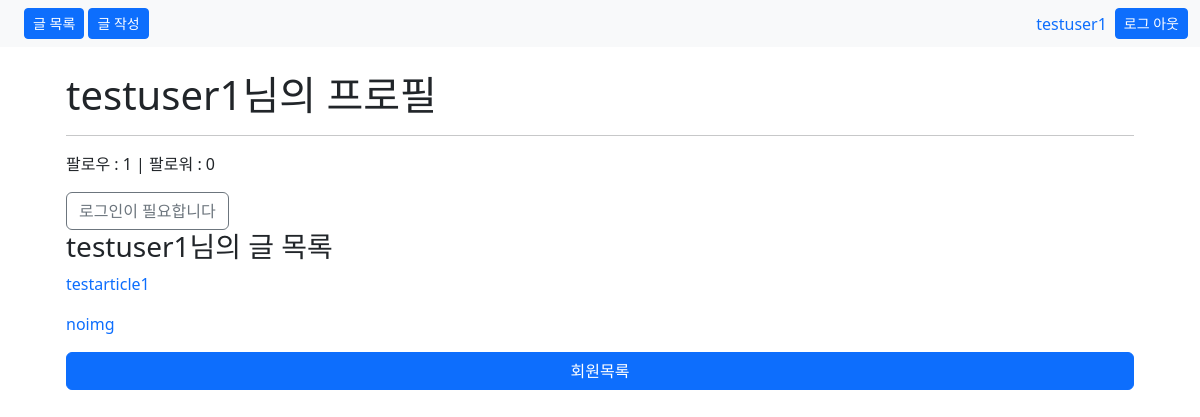
Screenshot of /accounts/1/ with the database file from the repository.
### accounts/models.py (models this page shows)
class User(AbstractUser):
    followings = models.ManyToManyField(
        "self", symmetrical=False, related_name="followers"
    )

### reviews/models.py (models this page shows)
class Review(models.Model):
    user = models.ForeignKey(settings.AUTH_USER_MODEL, on_delete=models.CASCADE)
    title = models.CharField(max_length=80)
    content = models.TextField()
    image = ProcessedImageField(
        upload_to="images/",
        blank=True,
        processors=[ResizeToFill(1200, 960)],
        format="JPEG",
        options={"quality": 80},
    )
    like_users = models.ManyToManyField(
        settings.AUTH_USER_MODEL, related_name="like_reviews"
    )

### accounts/views.py (the view)
# urls.py: path("<int:pk>/", views.detail, name="detail"),
def detail(request, pk):
    user = get_user_model().objects.get(pk=pk)
    reviews = Review.objects.all()
    context = {
        "user": user,
        "reviews": reviews,
    }
    return render(request, "accounts/detail.html", context)

### accounts/templates/accounts/detail.html
{% extends 'base.html' %}
{% load django_bootstrap5 %}
{% block body %}
<div class="m-4">
  <h1>{{ user.username }}님의 프로필</h1>
  <hr>
  <p>팔로우 : {{ user.followings.count }} | 팔로워 : {{ user.followers.count }}</p>
  {% if request.user.is_authenticated %}
    {% if request.user != user %}
      {% if request.user in user.followers.all %}
        <a href="{% url 'accounts:follow' user.pk %}" class="btn btn-outline-danger">팔로우 취소</a>
      {% else %}
        <a href="{% url 'accounts:follow' user.pk %}" class="btn btn-outline-success">팔로우</a>
      {% endif %}
    {% endif %}
  {% else %}
    <a href="{% url 'accounts:login' %}" class="btn btn-outline-secondary">로그인이 필요합니다</a>
  {% endif %}
  <h3>{{ user.username }}님의 글 목록</h3>
  {% for review in reviews %}
    {% if review.user.id == user.id %}
    <p><a href="{% url 'reviews:detail' review.id %}" class="text-decoration-none">{{ review.title }}</a></p>
    {% endif %}
  {% endfor %}
  <div class="d-grid gap-2">
    <a href="{% url 'accounts:index' %}" class="btn btn-primary">회원목록</a>
  </div>
</div>
{% endblock body %}

### pjt/templates/base.html (shortened to what this page needs)
{% load django_bootstrap5 %}
{% load static %}
<!DOCTYPE html>
<html lang="en">
  <head>
    {% bootstrap_css %}
  </head>
  <body>
    <nav class="navbar navbar-expand-lg bg-light d-flex justify-content-between">
      <div class="container-fluid">
        <div class="container">
          <a class='btn btn-primary btn-sm' href="{% url 'reviews:index' %}">글 목록</a>
          {% if user.is_authenticated %}
            <a class='btn btn-primary btn-sm' href="{% url 'reviews:create' %}">글 작성</a>
          </div>
        </div>
        <div class="container justify-content-end">
          <a href="{% url 'accounts:detail' user.id %}" class="text-decoration-none px-2">{{ user.username }}</a>
          <a class='btn btn-primary btn-sm' href="{% url 'accounts:logout' %}">로그 아웃</a>
        </div>
      {% else %}
      </div>
      <div class="container d-flex justify-content-end ">
        <a class='btn btn-primary btn-sm mx-2' href="{% url 'accounts:login' %}">로그인</a>
        <a class='btn btn-primary btn-sm' href="{% url 'accounts:signup' %}">회원가입</a>
      </div>
    {% endif %}
    </nav>
  <div class="container">
    {% block body %}{% endblock body %}
  </div>
</body>
</html>

### rows the page displays
User: username "testuser1", followings.count "1", followers.count "0"
Review: title "testarticle1"
Review: title "noimg"
